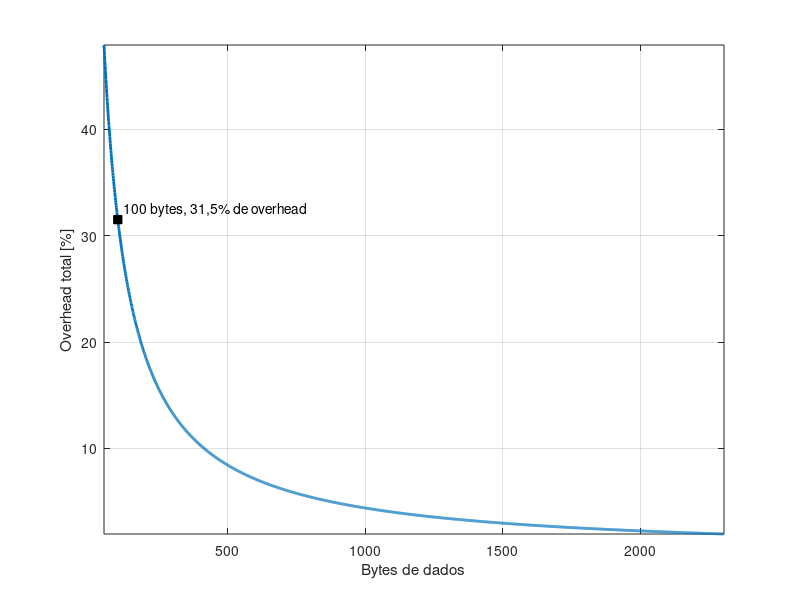

Here is the MATLAB script that generated this plot:
clc
clear all
close all

%% General

MACoh = 30; % MAC overhead in bytes
PHYoh = 16; % PHY overheaad in bytes for 6Mbps
Total = MACoh + PHYoh;

dataSiz = 50:2304;
pckSiz = dataSiz + Total;
prop = 100*Total./pckSiz;

%% Plot

plot(dataSiz,prop,'LineWidth',2);
hold on
plot(100,prop(dataSiz == 100),'ks','markerfacecolor',[0 0 0]);
text(120,prop(dataSiz == 100) + 1,'100 bytes, 31,5% de overhead');
axis([min(dataSiz) max(dataSiz) min(prop) max(prop)]);
xlabel('Bytes de dados');
ylabel('Overhead total [%]');
grid on
hold off
print('-dbmp','overhVSpckSiz');

%% Save data

save data1